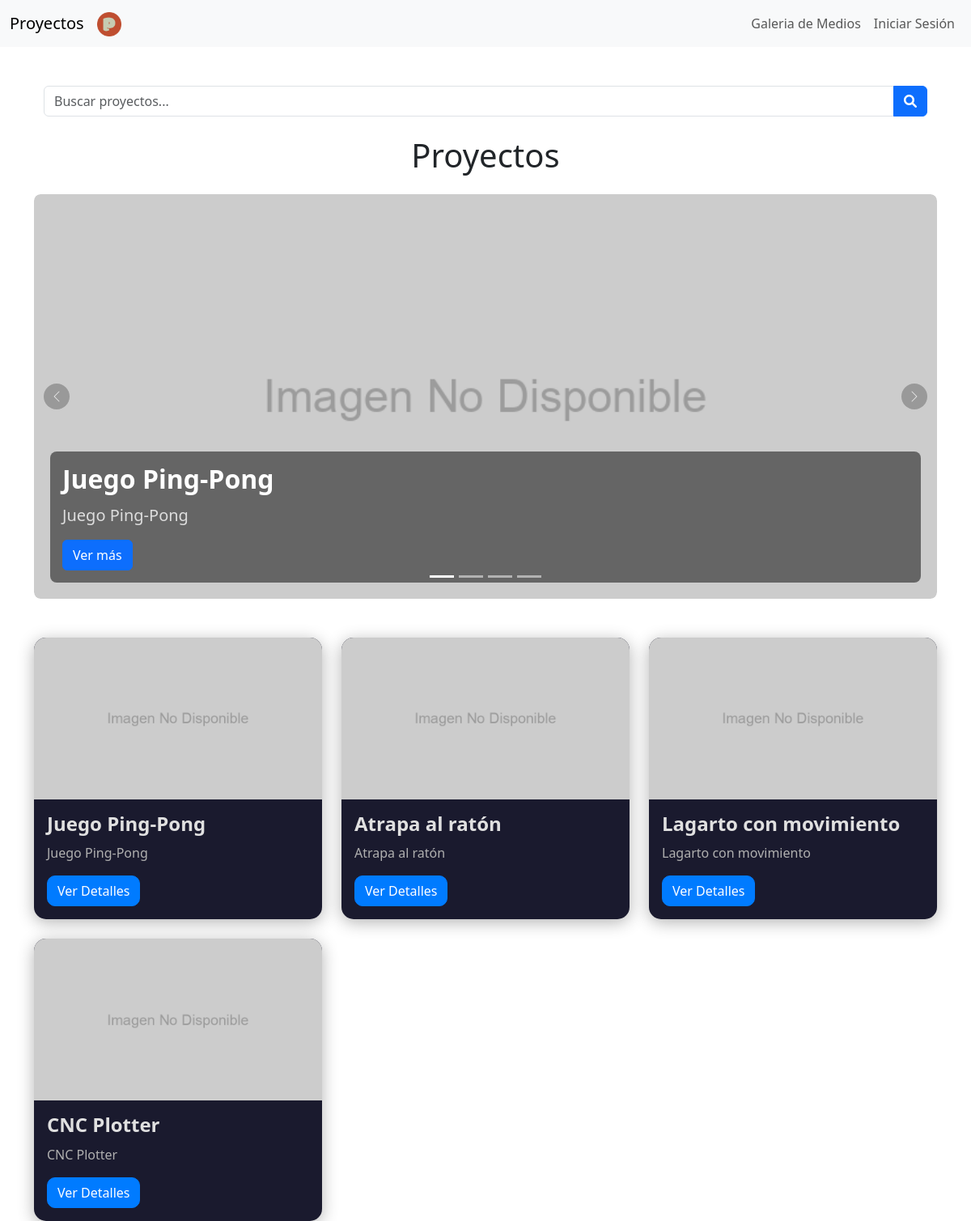
The page / on the database its author committed.
### projects/models.py (models this page shows, shortened)
class Project(models.Model):
    userID = models.ForeignKey(User,on_delete=models.CASCADE)
    title = models.CharField(max_length=100)
    subtitle = models.CharField(max_length=100,blank=True,null=True)
    image_url = models.URLField()
    image = models.ImageField(upload_to='images/', default='800x600.png', null=True)
    video = models.FileField(upload_to='videos/', default='800x600.png', null=True)
    video_url = models.URLField(blank=True, null=True)
    description = models.TextField()
    objective = models.TextField()
    goals = models.TextField()
    content = models.TextField()
    teachers = models.TextField()
    course = models.TextField()
    students = models.TextField()
    subject = models.TextField()
    created_at = models.DateTimeField(auto_now_add=True)
    updated_at = models.DateTimeField(auto_now=True)
    @property
    def large_image_url(self):
        return self.image_url.replace('small', 'large')

### projects/views.py (the view, shortened to what this page needs)
# urls.py: path('', views.IndexView.as_view(), name='index'),
class IndexView(View):
    def get(self, request):
        projects = Project.objects.all()
        return render(request, 'projects/index.html', {'projects': projects})

### templates/projects/index.html (shortened to what this page needs)
{% extends 'layouts/main.html' %}
{% load static %}
{% block content %}
<div class="container mt-5">
    <form method="post" class="d-flex align-items-center">
        <div class="input-group mb-4">
            <input type="text" id="searchInput" name="search_query" placeholder="Buscar proyectos..."
                class="form-control search-input">
            <button type="submit" class="btn btn-primary search-button">
                <i class="fa-solid fa-magnifying-glass"></i>
            </button>
        </div>
    </form>
</div>
<h1 class="text-center mb-4">Proyectos</h1>
<div id="heroCarousel" class="carousel slide mb-5" data-bs-ride="carousel">
    <div class="carousel-indicators">
        {% for i in projects %}
        <button type="button" data-bs-target="#heroCarousel" data-bs-slide-to="{{ forloop.counter0 }}"
        {% if forloop.first %}class="active" {% endif %} aria-current="true"
            aria-label="Slide {{ forloop.counter }}"></button>
        {% endfor %}
    </div>
    <div class="carousel-inner">
        {% with has_projects=projects|length %}
        {% if has_projects %}
        {% for project in projects %}
        <div class="carousel-item {% if forloop.first %}active{% endif %}">
            <img src="{{ project.large_image_url }}" class="d-block w-100 carousel-img" alt="{{ project.title }}">
            <div class="carousel-caption d-none d-md-block">
                <h5 class="carousel-title">{{ project.title }}</h5>
                <p class="carousel-subtitle">{{ project.subtitle }}</p>
                <a href="{% url 'project_detail' project.id %}" class="btn btn-primary">Ver más</a>
            </div>
        </div>
        {% endfor %}
        {% endif %}
        {% endwith %}
    </div>
    <button class="carousel-control-prev" type="button" data-bs-target="#heroCarousel" data-bs-slide="prev">
        <span class="carousel-control-prev-icon" aria-hidden="true"></span>
    </button>
    <button class="carousel-control-next" type="button" data-bs-target="#heroCarousel" data-bs-slide="next">
        <span class="carousel-control-next-icon" aria-hidden="true"></span>
    </button>
</div>
<div class="row row-cols-1 row-cols-md-3 g-4" id="projectList">
    {% with has_projects=projects|length %}
    {% if has_projects %}
    {% for project in projects %}
    <div class="col project-item">
        <div class="card project-card">
            <img src="{{ project.large_image_url }}" class="card-img-top project-img" alt="{{ project.title }}">
            <div class="card-body">
                <h5 class="card-title">{{ project.title }}</h5>
                <p class="card-text">{{ project.subtitle }}</p>
                <a href="{% url 'project_detail' project.id %}" class="btn btn-primary project-btn">Ver Detalles</a>
            </div>
        </div>
    </div>
    {% endfor %}
    {% endif %}
    {% endwith %}
</div>
{% endblock %}

### templates/layouts/main.html (style rules this page uses)
.project-card { background-color: #1a1a2e; color: #e0e0e0; border: none; border-radius: 15px; box-shadow: 0 4px 20px rgba(0, 0, 0, 0.3); transition: transform 0.3s ease-in-out, box-shadow 0.3s ease-in-out; }
.project-img { border-radius: 15px 15px 0 0; height: 200px; object-fit: cover; }
.project-card .card-title { font-size: 1.5rem; font-weight: 600; margin-bottom: 10px; }
.project-card .card-text { font-size: 1rem; color: #b0b0b0; }
.project-btn { background-color: #007bff; border-color: #007bff; border-radius: 10px; transition: background-color 0.3s ease-in-out, border-color 0.3s ease-in-out; }
#heroCarousel { position: relative; overflow: hidden; border-radius: 8px; }
.carousel-inner img { border-radius: 8px; object-fit: cover; }
.carousel-caption { bottom: 20px; left: 20px; right: 20px; text-align: left; background: rgba(0, 0, 0, 0.5); padding: 15px; border-radius: 8px; }
.carousel-title { font-size: 2rem; font-weight: bold; color: #fff; margin-bottom: 10px; }
.carousel-subtitle { font-size: 1.25rem; color: #ddd; margin-bottom: 15px; }
.carousel-control-prev-icon, .carousel-control-next-icon { background-color: rgba(0, 0, 0, 0.5); border-radius: 50%; }
.carousel-control-prev, .carousel-control-next { width: 5%; }
.carousel-control-prev-icon, .carousel-control-next-icon { background-size: 50%; background-repeat: no-repeat; background-position: center; }
.carousel-inner { width: 100%; height: 500px; }
.carousel-item { height: 100%; }
.carousel-img { width: 100%; height: 100%; object-fit: cover; }
.project-img { width: 100%; height: 200px; object-fit: cover; }

### rows shown on the page
Project: large_image_url (picture), title "Juego Ping-Pong", subtitle "Juego Ping-Pong"
Project: large_image_url (picture), title "Atrapa al ratón", subtitle "Atrapa al ratón"
Project: large_image_url (picture), title "Lagarto con movimiento", subtitle "Lagarto con movimiento"
Project: large_image_url (picture), title "CNC Plotter", subtitle "CNC Plotter"
